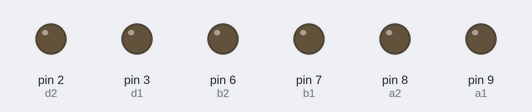
The sketch below on a simulated Arduino Uno, built with avr-gcc and run on an emulated ATmega328P. On the bench: output pins drawn as LEDs (lit = HIGH). What the sketch prints to the serial monitor is not drawn.

Above: at 0.1 s.
At 5.35 s:
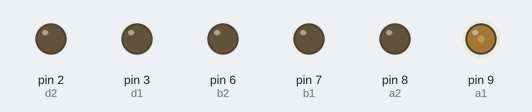
Timing chart, 0 to 6.2 s (numbered marks = the images above):
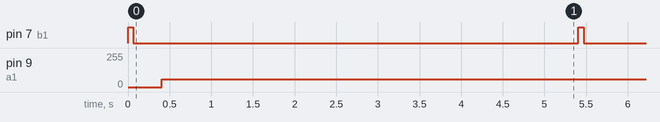

The sketch:

bishe_1.25.ino
```cpp
int a1 = 9;
int a2 = 8;
int b1 = 7;
int b2 = 6;
int c1 = 5;
int c2 = 4;
int d1 = 3;
int d2 = 2;
int a,b,c,d,i;
char val,value;
void setup() {
  // put your setup code here, to run once:
 pinMode(a1,OUTPUT);
 pinMode(a2,OUTPUT);
 pinMode(b1,OUTPUT);
 pinMode(b2,OUTPUT);
 pinMode(c1,OUTPUT);
 pinMode(c2,OUTPUT);
 pinMode(d1,OUTPUT);
 pinMode(d2,OUTPUT);
 Serial.begin(9600);
 Serial.println("servo=o_seral_simple ready" ) ;
}

void loop()
{
  /*************************
      int j = 0;
      while (Serial.available() > 0)
      {
        comdata += char(Serial.read());
        delay(2);
        mark = 1;
      }

      if(mark == 1)  //如果接收到数据则执行comdata分析操作，否则什么都不做。
      {
        Serial.println(comdata);
        Serial.println(comdata.length());

        for(int i = 0; i < comdata.length() ; i++)
        {
          if(comdata[i] == ',')j++;
          else numdata[j] = numdata[j] * 10 + (comdata[i] - '0');
        }
        comdata = String("");

        for(int i = 0; i < 4; i++)
        {
          Serial.print("Pin ");
          Serial.print(PWMPin[i]);
          Serial.print(" = ");
          Serial.println(numdata[i]);
          analogWrite(PWMPin[i], numdata[i]);
          numdata[i] = 0;
        }
        //输出之后必须将读到数据的mark置0，不置0下次循环就不能使用了。
        mark = 0;
      }
        *******************************************************/
  for(i=140;i>=60;i--){
  run(a1,a2,'S',i);
  run(b1,b2,'S',i);
//  run(c1,c2,'S',i);
//  run(d1,d2,'S',i);
  delay(5);
  if(i==60)delay(5000);
  }
}

void run(int motor_1,int motor_2,char dire,int sped){
//轮子驱动
int i;
switch(dire){
  case 'S':{
      analogWrite(motor_1,sped);
      digitalWrite(motor_2,LOW);
      break;
    }
  case 'N':{
      digitalWrite(motor_1,LOW);
      analogWrite(motor_2,sped);
      break;
    }
  case 'T':{
      digitalWrite(motor_1,LOW);
      digitalWrite(motor_2,LOW);
      break;
    }
  default :{
      digitalWrite(motor_1,LOW);
      digitalWrite(motor_2,LOW);

    }
  }
}
```

Measured:
- by itself, pin 7 (b1): alternates HIGH for 0.07 s and LOW for 5.3 s
- by itself, pin 9 (a1): 0/255 → 60/255 at 0.40 s, → 98/255 130 s later
